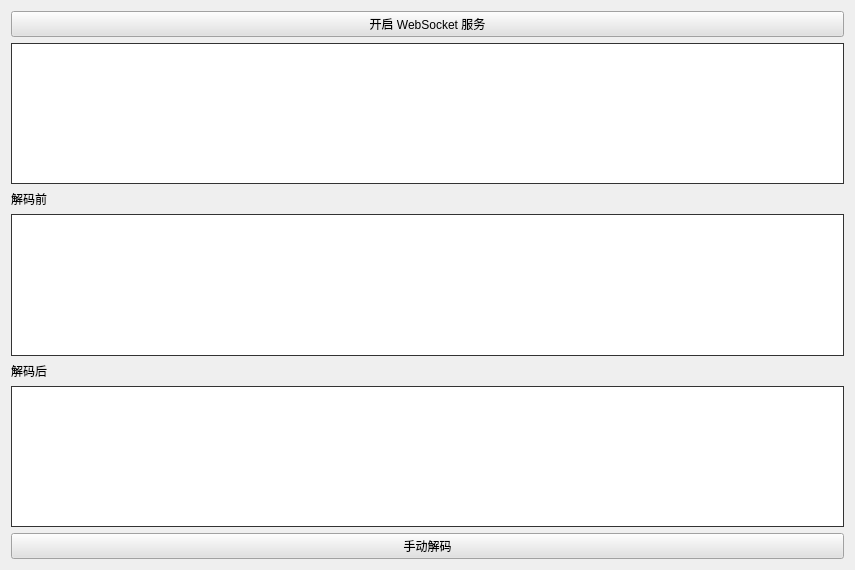
<?xml version="1.0" encoding="UTF-8"?>
<ui version="4.0">
 <class>Form</class>
 <widget class="QWidget" name="Form">
  <property name="geometry">
   <rect>
    <x>0</x>
    <y>0</y>
    <width>855</width>
    <height>570</height>
   </rect>
  </property>
  <property name="windowTitle">
   <string>解码小工具</string>
  </property>
  <layout class="QVBoxLayout" name="verticalLayout">
   <item>
    <widget class="QPushButton" name="buttonOpenWeb">
     <property name="styleSheet">
      <string notr="true">background-color: rgb(225, 225, 225);</string>
     </property>
     <property name="text">
      <string>开启 WebSocket 服务</string>
     </property>
    </widget>
   </item>
   <item>
    <widget class="QTextEdit" name="editLog">
     <property name="styleSheet">
      <string notr="true">border:1px solid #333333;
background-color: rgb(255, 255, 255);</string>
     </property>
    </widget>
   </item>
   <item>
    <widget class="QLabel" name="label">
     <property name="text">
      <string>解码前</string>
     </property>
    </widget>
   </item>
   <item>
    <widget class="QTextEdit" name="editDecode_qian">
     <property name="styleSheet">
      <string notr="true">border:1px solid #333333;
background-color: rgb(255, 255, 255);</string>
     </property>
    </widget>
   </item>
   <item>
    <widget class="QLabel" name="label_2">
     <property name="text">
      <string>解码后</string>
     </property>
    </widget>
   </item>
   <item>
    <widget class="QTextEdit" name="editDecode_hou">
     <property name="styleSheet">
      <string notr="true">border:1px solid #333333;
background-color: rgb(255, 255, 255);</string>
     </property>
    </widget>
   </item>
   <item>
    <widget class="QPushButton" name="buttonStart">
     <property name="styleSheet">
      <string notr="true">background-color: rgb(225, 225, 225);</string>
     </property>
     <property name="text">
      <string>手动解码</string>
     </property>
    </widget>
   </item>
  </layout>
 </widget>
 <resources/>
 <connections/>
</ui>
